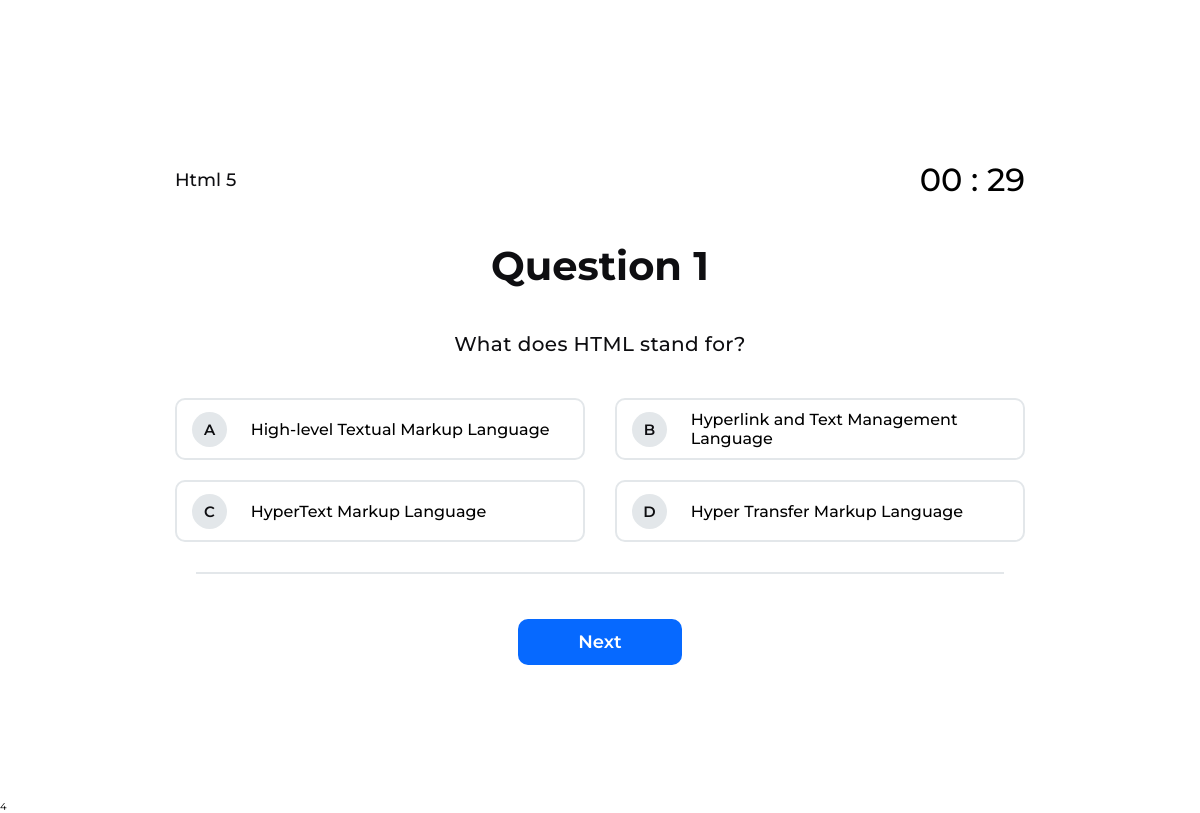
The app's page /user/quiz.php?topic=sI0M15UO0sKc (signed in) with its own data.
### tables this page shows
CREATE TABLE `quiz_questions` (
  `id` int(11) NOT NULL,
  `topic_unique_id` varchar(15) NOT NULL,
  `topic_name` varchar(255) NOT NULL,
  `question` varchar(255) NOT NULL,
  `option1` varchar(255) NOT NULL,
  `option2` varchar(255) NOT NULL,
  `option3` varchar(255) NOT NULL,
  `option4` varchar(255) NOT NULL,
  `answer` varchar(255) NOT NULL,
  `marks` varchar(100) NOT NULL
);

### user/quiz.php (the view, shortened to what this page needs)
<?php
include "../assets/php/connection.php";
$selectedTopic = isset($_GET['topic']) ? $_GET['topic'] : '';
if (!empty($_SESSION["studentId"])) {
  $fetchQuestions = "SELECT * FROM `quiz_questions` WHERE `topic_unique_id` = '$selectedTopic'";
  $questionResult = mysqli_query($connection, $fetchQuestions);
  if ($questionResult && mysqli_num_rows($questionResult) > 0) {
    $questions = mysqli_fetch_all($questionResult, MYSQLI_ASSOC);
  }
} else {
  header("Location: ../login.php");
}
?>
<!DOCTYPE html>
<html lang="en">
<head>
  <link rel="stylesheet" href="../assets/css/quiz.css" />
  <link rel="stylesheet" href="https://cdn-uicons.flaticon.com/2.1.0/uicons-regular-rounded/css/uicons-regular-rounded.css" />
  <link rel="stylesheet" href="https://cdn-uicons.flaticon.com/2.1.0/uicons-thin-straight/css/uicons-thin-straight.css" />
</head>
<body>
  <div class="main-container">
    <div class="container">
      <form action="#" method="post" class="quiz-form" id="quizForm">
        <div class="quiz-container">
          <div class="top">
            <div class="title">
              <h2>
                <?php echo $questions[0]["topic_name"] ?>
              </h2>
            </div>
            <div class="timer">
              <h2 id="timer"></h2>
            </div>
          </div>
          <div class="quiz-content-wrapper active">
            <h1 id="questionNo">Question 1</h1>
            <div class="question-container">
              <p>
                <?php echo $questions[0]["question"] ?>
              </p>
            </div>
            <div class="options-container">
              <div class="option-group">
                <div class="option-field">
                  <span>A</span>
                  <label for="<?php echo $questions[0]["option1"] ?>">
                    <?php echo $questions[0]["option1"] ?>
                  </label>
                </div>
                <div class="option-field">
                  <span>B</span>
                  <label for="<?php echo $questions[0]["option2"] ?>">
                    <?php echo $questions[0]["option2"] ?>
                  </label>
                </div>
              </div>
              <div class="option-group">
                <div class="option-field">
                  <span>C</span>
                  <label for="<?php echo $questions[0]["option3"] ?>">
                    <?php echo $questions[0]["option3"] ?>
                  </label>
                </div>
                <div class="option-field">
                  <span>D</span>
                  <label for="<?php echo $questions[0]["option4"] ?>">
                    <?php echo $questions[0]["option4"] ?>
                  </label>
                </div>
              </div>
            </div>
            <hr>
            <div class="submit-btn">
              <input type="button" name="nextQuestion" class="nextButton" value="Next">
            </div>
          </div>
        </div>
      </form>
    </div>
  </div>
  4
</body>
</html>

### assets/css/quiz.css (style rules this page uses)
* { margin: 0; padding: 0; box-sizing: border-box; font-family: "Montserrat", sans-serif; text-decoration: none; list-style: none; outline: none; }
:root { --bg-color: #f3f7ff; --border-color: #e3e7ea; --smart-mind-20: #ffffff; --smart-mind-50: #edf7ff; --smart-mind-100: #d6ecff; --smart-mind-200: #b5dfff; --smart-mind-300: #83ccff; --smart-mind-400: #48b0ff; --smart-mind-500: #1e8aff; --smart-mind-600: #0669ff; --smart-mind-700: #004eec; --smart-mind-800: #0841c5; --smart-mind-900: #0d3c9b; --smart-mind-950: #0e255d; --text-color: #0e0e11; }
html { font-size: 62.5%; scroll-behavior: smooth; }
body { width: 100%; height: 100vh; position: relative; }
.main-container { width: 100%; height: 100%; }
.main-container .container { width: 100%; height: 100%; display: flex; align-items: center; justify-content: center; }
.container .quiz-form { width: 100%; height: 100%; display: flex; align-items: center; justify-content: center; }
.quiz-form .quiz-container { width: 85rem; height: 50rem; display: flex; flex-direction: column; align-items: center; justify-content: space-between; gap: 2rem; }
.quiz-container .top { width: 100%; padding: 1rem 0; display: flex; align-items: center; justify-content: space-between; }
.top .title h2 { font-size: 1.8rem; font-weight: 500; color: var(--text-color); }
.top .timer h2 { font-size: 3.2rem; font-weight: 500; }
.quiz-container .quiz-content-wrapper { width: 100%; padding: 1.2rem 0; display: flex; flex-direction: column; align-items: center; gap: 3rem; display: none; }
.quiz-content-wrapper.active { display: flex; }
.quiz-content-wrapper h1 { font-size: 4rem; color: var(--text-color); }
.quiz-content-wrapper .question-container { padding: 1rem; }
.quiz-content-wrapper .question-container p { font-size: 2rem; font-weight: 500; color: var(--text-color); line-height: 1.4; letter-spacing: 0.4px; text-align: center; }
.quiz-content-wrapper .options-container { width: 100%; display: flex; flex-direction: column; align-items: center; gap: 2rem; }
.options-container .option-group { width: 100%; display: flex; align-items: center; gap: 3rem; }
.option-group .option-field { width: 100%; height: 6.2rem; border: 2px solid var(--border-color); border-radius: 1rem; display: flex; align-items: center; justify-content: space-between; gap: 2rem; padding: 0 0 0 1.5rem; }
.option-field span { width: 3.5rem; height: 3.5rem; display: flex; align-items: center; justify-content: center; background-color: var(--border-color); border-radius: 50%; font-size: 1.5rem; font-weight: 600; color: var(--text-color); }
.option-group label { display: block; width: 85%; height: 100%; display: flex; align-items: center; font-size: 1.6rem; font-weight: 500; transition: 0.3s ease-in-out; cursor: pointer; }
.quiz-container hr { width: 95%; height: 1.5px; outline: none; border: 0; background-color: var(--border-color); }
.quiz-content-wrapper .submit-btn { width: 100%; padding: 1.5rem 0; display: flex; align-items: center; justify-content: center; }
.submit-btn input[type="button"] { padding: 1.2rem 6rem; background-color: var(--smart-mind-600); border: none; border-radius: 1rem; font-size: 1.8rem; font-weight: 600; color: var(--smart-mind-20); cursor: pointer; transition: 0.2s ease-in-out; }

### records on screen
quiz_questions: topic_name "Html 5", question "What does HTML stand for?", option1 "High-level Textual Markup Language", option2 "Hyperlink and Text Management Language", option3 "HyperText Markup Language", option4 "Hyper Transfer Markup Language"
